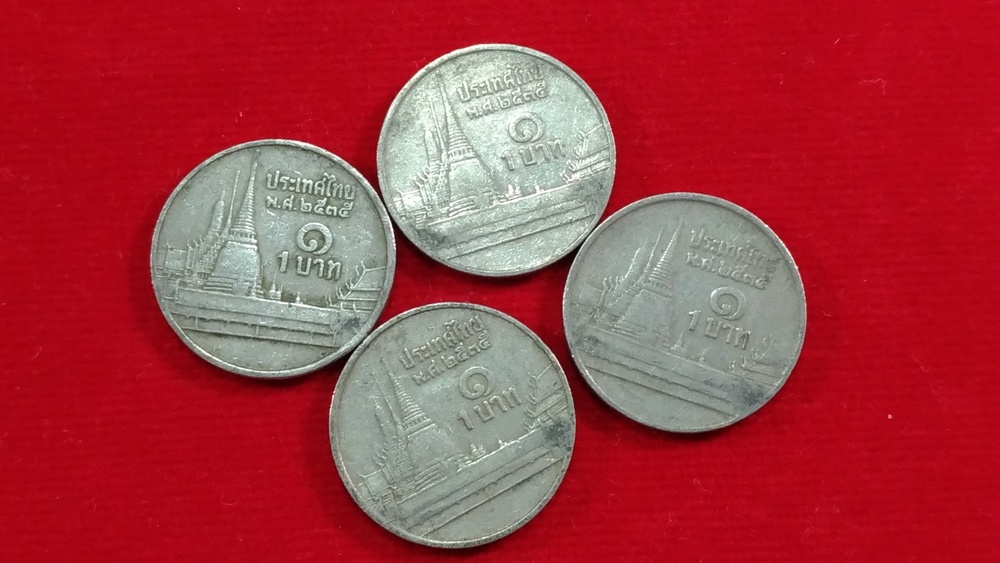
#> input picture dataset/coins2.jpg, 1000 x 563 px, shrunk from 1500 x 844 before the run, found by its file name
$ python 62011178_w5_code1.py
#> lines starting #> are read from the running program, lines starting #| are printed output that depends on the picture; after the words box and inside, x2 and y2 are one past the last pixel; in counts of white or black regions, pixels touching at a corner belong together
import cv2
import numpy as np

img = cv2.imread("dataset/coins2.jpg",0)
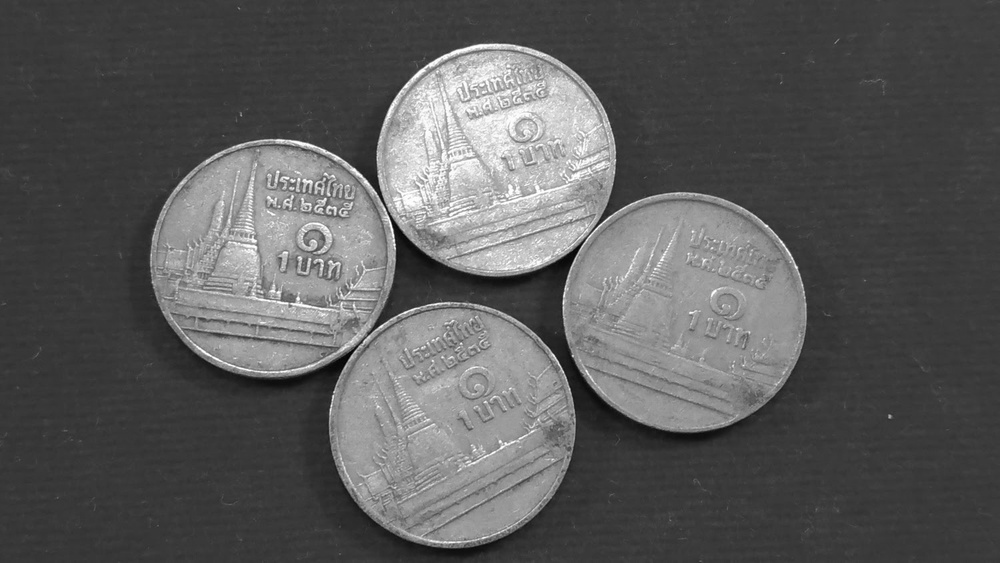
#> img: shape (563, 1000); min 0, max 255, mean 90.7
_,thr = cv2.threshold(img,80,255,cv2.THRESH_BINARY)
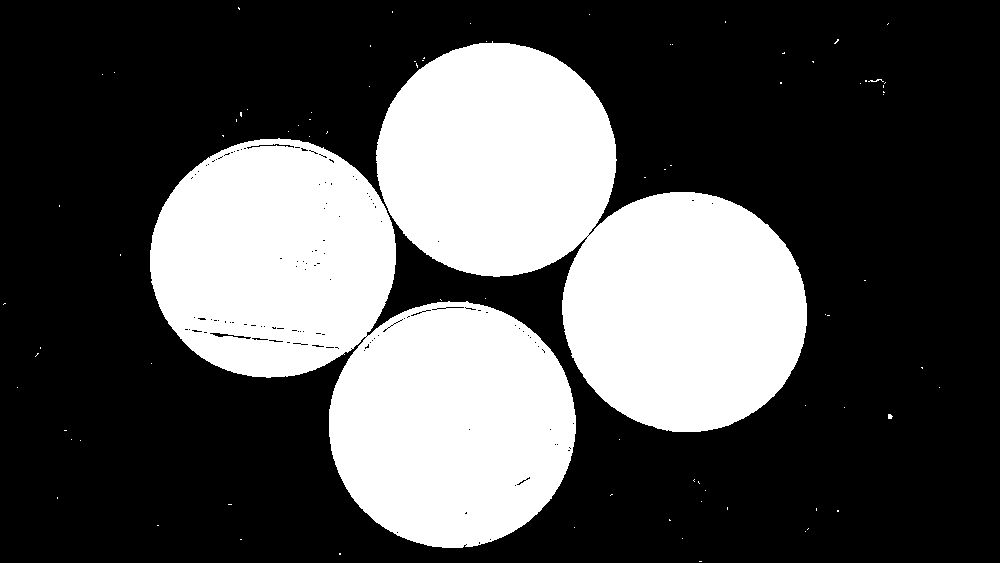
#> thr: shape (563, 1000); 32.6% white; 83 white regions (79 under 20 px), largest, box (x1, y1, x2, y2) and area: (150, 138, 576, 548) 93372, (376, 41, 807, 432) 90124, (868, 79, 884, 82) 22, (888, 414, 893, 419) 20

closing = cv2.morphologyEx(thr,cv2.MORPH_CLOSE,np.ones((3,3),np.uint8),iterations=2)
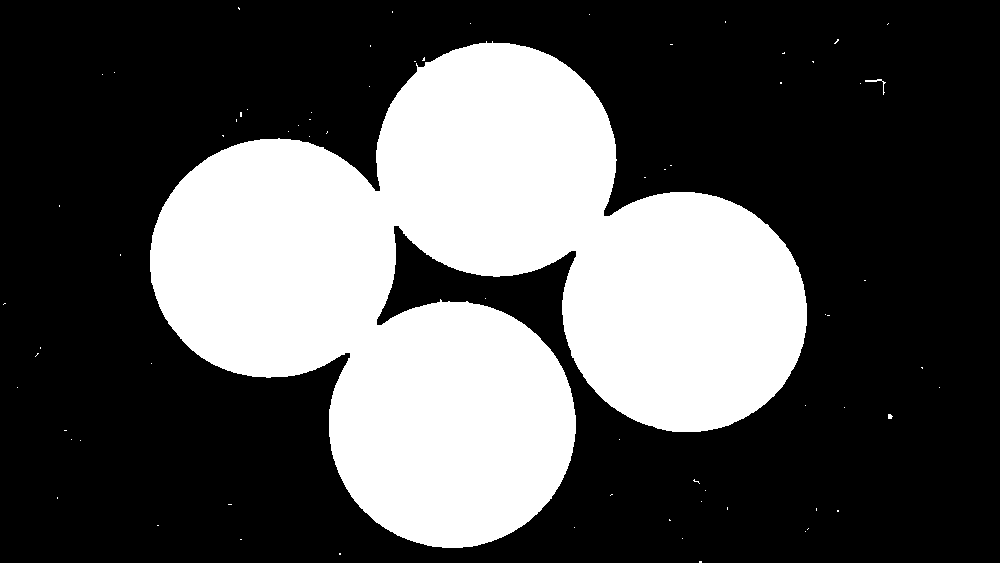
#> closing: shape (563, 1000); 32.8% white; 71 white regions (68 under 20 px), largest, box (x1, y1, x2, y2) and area: (150, 41, 807, 548) 184467, (865, 79, 886, 95) 53, (888, 414, 893, 419) 20
dist = cv2.distanceTransform(closing,cv2.DIST_L2,3)
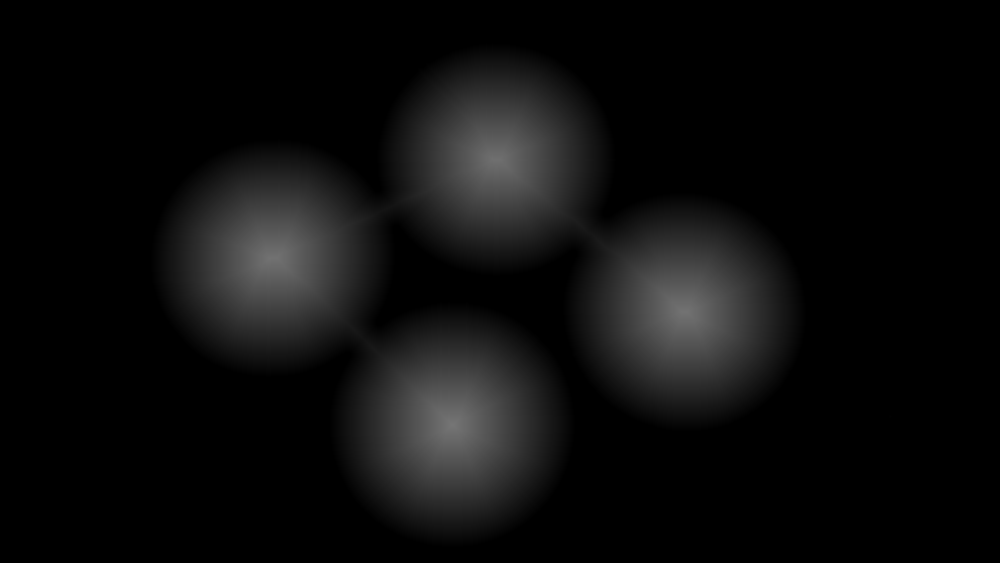
#> dist: shape (563, 1000) float32; min 0, max 117.5, mean 13.1

cv2.normalize(dist,dist,0,1.0,cv2.NORM_MINMAX)
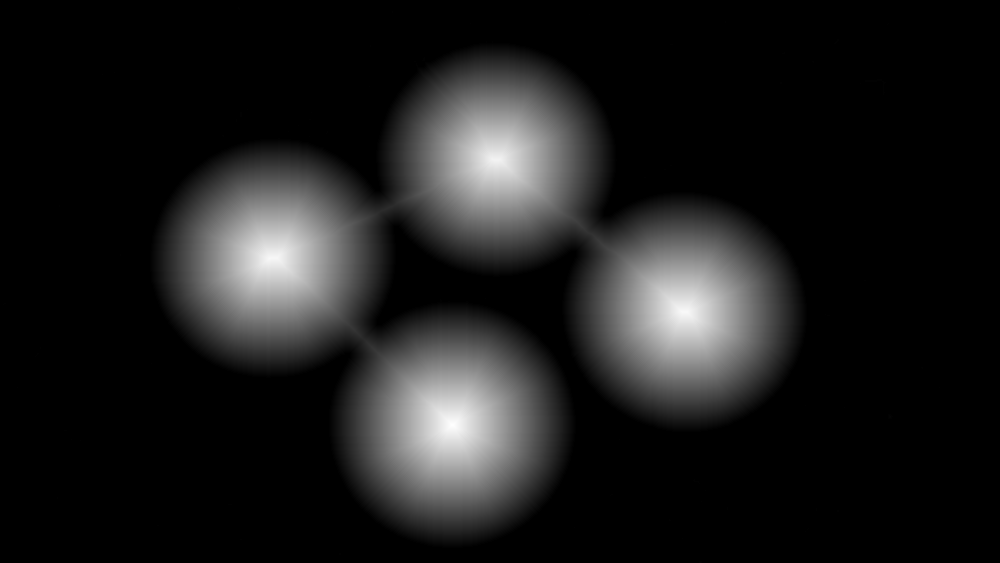
#> dist: shape (563, 1000) float32; min 0, max 1, mean 0.111

cv2.imshow("image",img)
cv2.imshow("Distance",dist)
cv2.waitKey(0)
cv2.destroyAllWindows()
